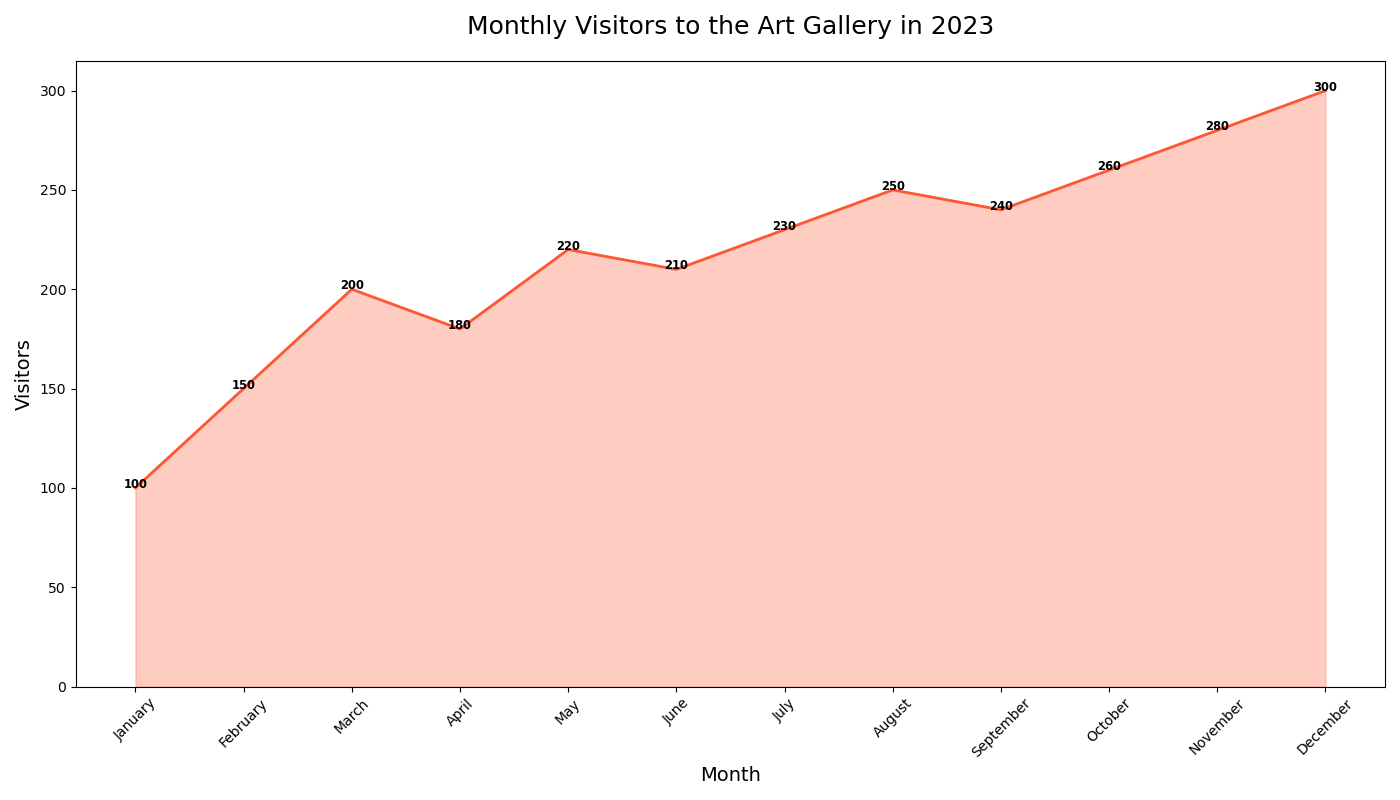

Write the Python code that produced this figure.

import pandas as pd
import matplotlib.pyplot as plt

data = {
    'Month': ['January', 'February', 'March', 'April', 'May', 'June', 'July', 
              'August', 'September', 'October', 'November', 'December'],
    'Visitors': [100, 150, 200, 180, 220, 210, 230, 250, 240, 260, 280, 300]
}

df = pd.DataFrame(data)

months_order = ['January', 'February', 'March', 'April', 'May', 'June', 
                'July', 'August', 'September', 'October', 'November', 'December']
df['Month'] = pd.Categorical(df['Month'], categories=months_order, ordered=True)

plt.figure(figsize=(14, 8))
plt.plot(df['Month'], df['Visitors'], color='#FF5733', lw=2)
plt.fill_between(df['Month'], df['Visitors'], color='#FF5733', alpha=0.3)

for line in range(0, df.shape[0]):
     plt.text(df.Month[line], df.Visitors[line], df.Visitors[line], 
              horizontalalignment='center', size='small', color='black', weight='semibold')

plt.title('Monthly Visitors to the Art Gallery in 2023', fontsize=18, y=1.03)
plt.xlabel('Month', fontsize=14)
plt.ylabel('Visitors', fontsize=14)
plt.ylim(0, None)

plt.xticks(rotation=45)
plt.tight_layout()
plt.show()
